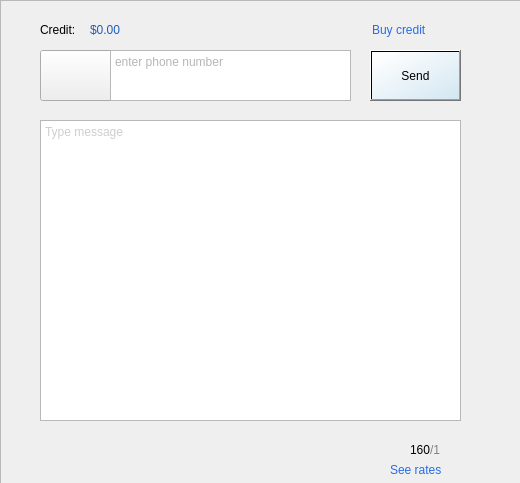
<?xml version="1.0" encoding="UTF-8"?>
<ui version="4.0">
 <class>Dialog</class>
 <widget class="QDialog" name="Dialog">
  <property name="geometry">
   <rect>
    <x>0</x>
    <y>0</y>
    <width>520</width>
    <height>483</height>
   </rect>
  </property>
  <property name="windowTitle">
   <string>Dialog</string>
  </property>
  <widget class="QFrame" name="frame_3">
   <property name="geometry">
    <rect>
     <x>0</x>
     <y>0</y>
     <width>521</width>
     <height>491</height>
    </rect>
   </property>
   <property name="frameShape">
    <enum>QFrame::StyledPanel</enum>
   </property>
   <property name="frameShadow">
    <enum>QFrame::Raised</enum>
   </property>
   <widget class="QPushButton" name="pushButton">
    <property name="geometry">
     <rect>
      <x>370</x>
      <y>50</y>
      <width>91</width>
      <height>51</height>
     </rect>
    </property>
    <property name="styleSheet">
     <string notr="true">background-color: qlineargradient(spread:pad, x1:0.966, y1:1, x2:0.058, y2:0.0568182, stop:0 rgba(212, 231, 242, 255), stop:1 rgba(255, 255, 255, 255));

border-image: url(:/resources/resources/btn_white_normal.png);</string>
    </property>
    <property name="text">
     <string>Send</string>
    </property>
   </widget>
   <widget class="QLabel" name="label_2">
    <property name="geometry">
     <rect>
      <x>40</x>
      <y>20</y>
      <width>51</width>
      <height>20</height>
     </rect>
    </property>
    <property name="text">
     <string>Credit:</string>
    </property>
   </widget>
   <widget class="QLabel" name="label_3">
    <property name="geometry">
     <rect>
      <x>90</x>
      <y>20</y>
      <width>63</width>
      <height>20</height>
     </rect>
    </property>
    <property name="text">
     <string>&lt;html&gt;&lt;head/&gt;&lt;body&gt;&lt;p&gt;&lt;span style=&quot; color:#1e5ebd;&quot;&gt;$0.00&lt;/span&gt;&lt;/p&gt;&lt;/body&gt;&lt;/html&gt;</string>
    </property>
   </widget>
   <widget class="QLabel" name="label_4">
    <property name="geometry">
     <rect>
      <x>372</x>
      <y>20</y>
      <width>71</width>
      <height>20</height>
     </rect>
    </property>
    <property name="text">
     <string>&lt;html&gt;&lt;head/&gt;&lt;body&gt;&lt;p&gt;&lt;span style=&quot; color:#266beb;&quot;&gt;Buy credit&lt;/span&gt;&lt;/p&gt;&lt;/body&gt;&lt;/html&gt;</string>
    </property>
   </widget>
   <widget class="QFrame" name="frame">
    <property name="geometry">
     <rect>
      <x>0</x>
      <y>0</y>
      <width>571</width>
      <height>491</height>
     </rect>
    </property>
    <property name="styleSheet">
     <string notr="true">background-image: url(:/resources/resources/bgd_roster_gradient.png);
image: url(:/resources/resources/bgd_bubbles.png);

border-image: url(:/resources/resources/bgd_bubbles.png);</string>
    </property>
    <property name="frameShape">
     <enum>QFrame::StyledPanel</enum>
    </property>
    <property name="frameShadow">
     <enum>QFrame::Raised</enum>
    </property>
    <widget class="QLabel" name="label_5">
     <property name="geometry">
      <rect>
       <x>410</x>
       <y>440</y>
       <width>63</width>
       <height>20</height>
      </rect>
     </property>
     <property name="text">
      <string>&lt;html&gt;&lt;head/&gt;&lt;body&gt;&lt;p&gt;160&lt;span style=&quot; color:#818181;&quot;&gt;/1&lt;/span&gt;&lt;/p&gt;&lt;/body&gt;&lt;/html&gt;</string>
     </property>
    </widget>
    <widget class="QTextEdit" name="textEdit">
     <property name="geometry">
      <rect>
       <x>40</x>
       <y>120</y>
       <width>421</width>
       <height>301</height>
      </rect>
     </property>
     <property name="styleSheet">
      <string notr="true">background-image: url(:/resources/resources/white);

border-color: rgb(207, 207, 207);
border-color: qlineargradient(spread:pad, x1:0, y1:0, x2:1, y2:1, stop:0 rgba(182, 182, 182, 255), stop:1 rgba(255, 255, 255, 255));</string>
     </property>
     <property name="html">
      <string>&lt;!DOCTYPE HTML PUBLIC &quot;-//W3C//DTD HTML 4.0//EN&quot; &quot;http://www.w3.org/TR/REC-html40/strict.dtd&quot;&gt;
&lt;html&gt;&lt;head&gt;&lt;meta name=&quot;qrichtext&quot; content=&quot;1&quot; /&gt;&lt;meta charset=&quot;utf-8&quot; /&gt;&lt;style type=&quot;text/css&quot;&gt;
p, li { white-space: pre-wrap; }
hr { height: 1px; border-width: 0; }
&lt;/style&gt;&lt;/head&gt;&lt;body style=&quot; font-family:'Segoe UI'; font-size:9pt; font-weight:400; font-style:normal;&quot;&gt;
&lt;p style=&quot; margin-top:0px; margin-bottom:0px; margin-left:0px; margin-right:0px; -qt-block-indent:0; text-indent:0px;&quot;&gt;&lt;span style=&quot; color:#cecece;&quot;&gt;Type message&lt;/span&gt;&lt;/p&gt;&lt;/body&gt;&lt;/html&gt;</string>
     </property>
    </widget>
    <widget class="QLabel" name="label">
     <property name="geometry">
      <rect>
       <x>390</x>
       <y>460</y>
       <width>63</width>
       <height>20</height>
      </rect>
     </property>
     <property name="text">
      <string>&lt;html&gt;&lt;head/&gt;&lt;body&gt;&lt;p&gt;&lt;span style=&quot; color:#266beb;&quot;&gt;See rates&lt;/span&gt;&lt;/p&gt;&lt;/body&gt;&lt;/html&gt;</string>
     </property>
    </widget>
    <widget class="QComboBox" name="comboBox">
     <property name="geometry">
      <rect>
       <x>40</x>
       <y>50</y>
       <width>121</width>
       <height>51</height>
      </rect>
     </property>
     <property name="minimumSize">
      <size>
       <width>81</width>
       <height>51</height>
      </size>
     </property>
     <property name="styleSheet">
      <string notr="true">background-image: url(:/resources/resources/white);
image: url(:/resources/resources/combo_arrow.png);
border-image: url(:/resources/resources/white);
</string>
     </property>
    </widget>
   </widget>
   <widget class="QTextEdit" name="textEdit_2">
    <property name="geometry">
     <rect>
      <x>110</x>
      <y>50</y>
      <width>241</width>
      <height>51</height>
     </rect>
    </property>
    <property name="styleSheet">
     <string notr="true">border-image: url(:/resources/resources/white);</string>
    </property>
    <property name="html">
     <string>&lt;!DOCTYPE HTML PUBLIC &quot;-//W3C//DTD HTML 4.0//EN&quot; &quot;http://www.w3.org/TR/REC-html40/strict.dtd&quot;&gt;
&lt;html&gt;&lt;head&gt;&lt;meta name=&quot;qrichtext&quot; content=&quot;1&quot; /&gt;&lt;meta charset=&quot;utf-8&quot; /&gt;&lt;style type=&quot;text/css&quot;&gt;
p, li { white-space: pre-wrap; }
hr { height: 1px; border-width: 0; }
&lt;/style&gt;&lt;/head&gt;&lt;body style=&quot; font-family:'Segoe UI'; font-size:9pt; font-weight:400; font-style:normal;&quot;&gt;
&lt;p style=&quot; margin-top:0px; margin-bottom:0px; margin-left:0px; margin-right:0px; -qt-block-indent:0; text-indent:0px;&quot;&gt;&lt;span style=&quot; color:#b6b6b6;&quot;&gt;enter phone number&lt;/span&gt;&lt;/p&gt;&lt;/body&gt;&lt;/html&gt;</string>
    </property>
   </widget>
   <zorder>frame</zorder>
   <zorder>label_2</zorder>
   <zorder>label_3</zorder>
   <zorder>label_4</zorder>
   <zorder>pushButton</zorder>
   <zorder>textEdit_2</zorder>
  </widget>
 </widget>
 <resources/>
 <connections/>
</ui>
